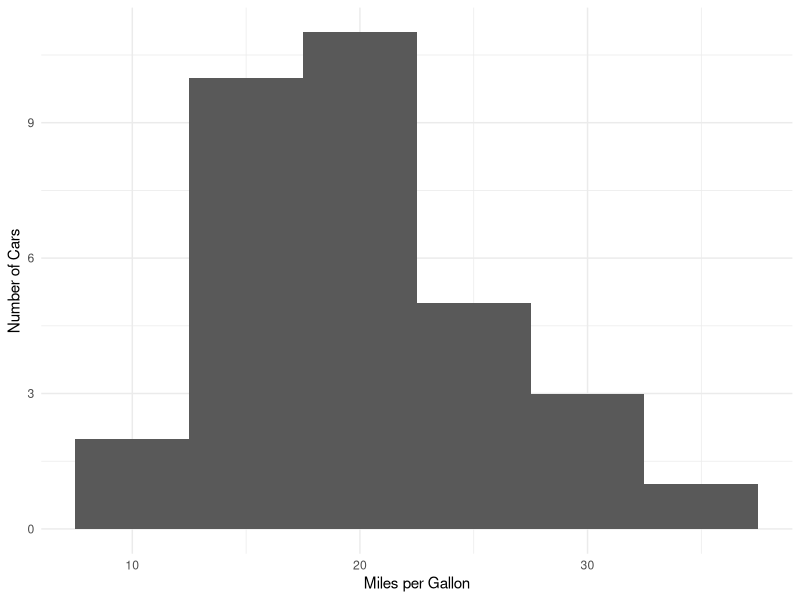
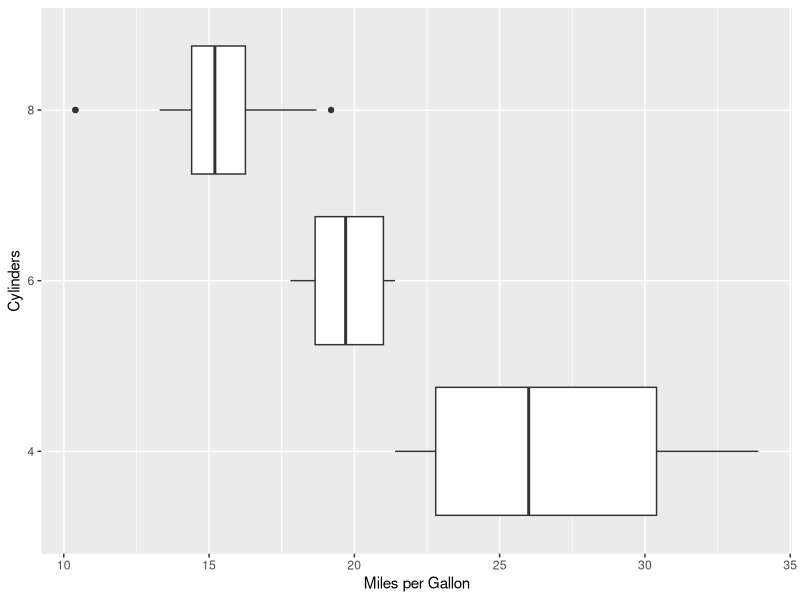
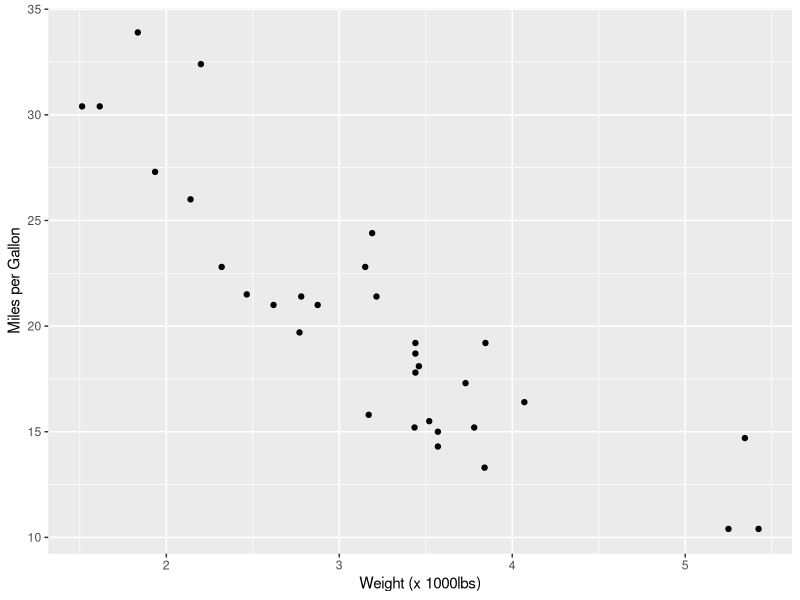
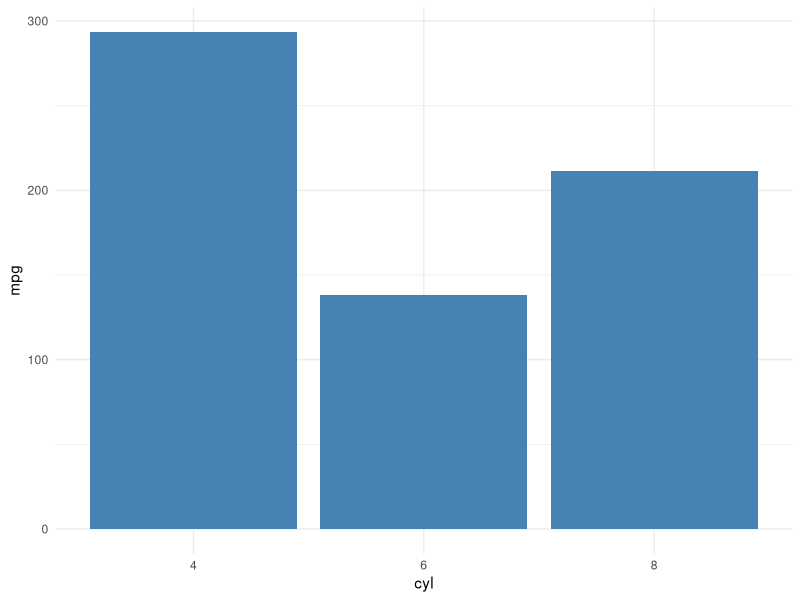
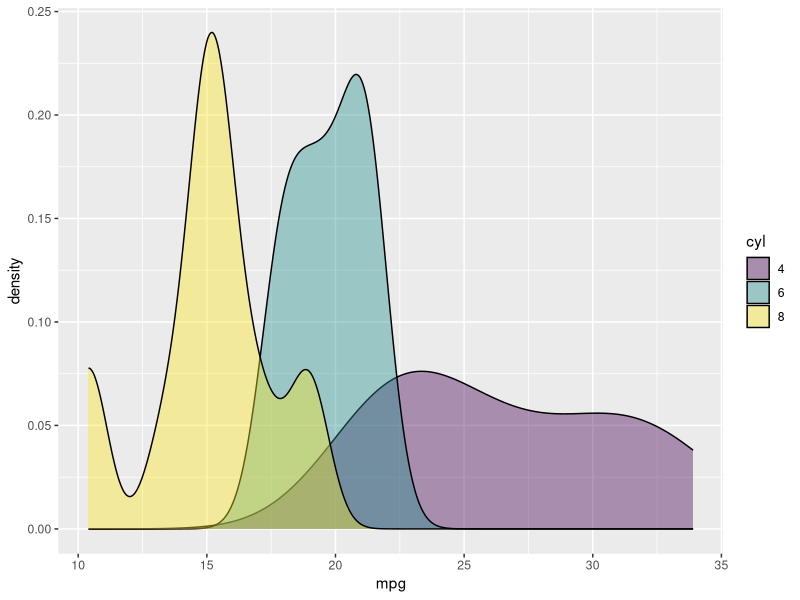

R code for these plots, in order: (Note: this script raises an error after producing the figures.)
#install.packages("ggplot2")
library(ggplot2)
library(dplyr)

mtcars <- mutate(mtcars,cyl=factor(cyl,ordered=TRUE,levels=c(4,6,8)))

my_histogram <- ggplot(mtcars,aes(x=mpg)) + geom_histogram(binwidth=5)

my_histogram + xlab('Miles per Gallon') + ylab('Number of Cars') + theme_minimal()

my_boxplot <- ggplot(mtcars,aes(x=cyl,y=mpg)) + geom_boxplot() + xlab('Cylinders') + ylab('Miles per Gallon')
my_boxplot + coord_flip()

my_scatplot <- ggplot(mtcars,aes(x=wt,y=mpg)) + geom_point()
my_scatplot + xlab('Weight (x 1000lbs)') + ylab('Miles per Gallon')

my_barplot<-ggplot(data=mtcars, aes(x=mpg, y=cyl)) +
  geom_bar(stat="identity", fill="steelblue")+
  theme_minimal()
my_barplot + coord_flip()


ggplot(data=mtcars, aes(x=mpg, fill=cyl)) +
  geom_density(alpha=0.4)

p+geom_vline(data=mtcars, aes(xintercept=mpg.mean, color=cyl),
             linetype="dashed")